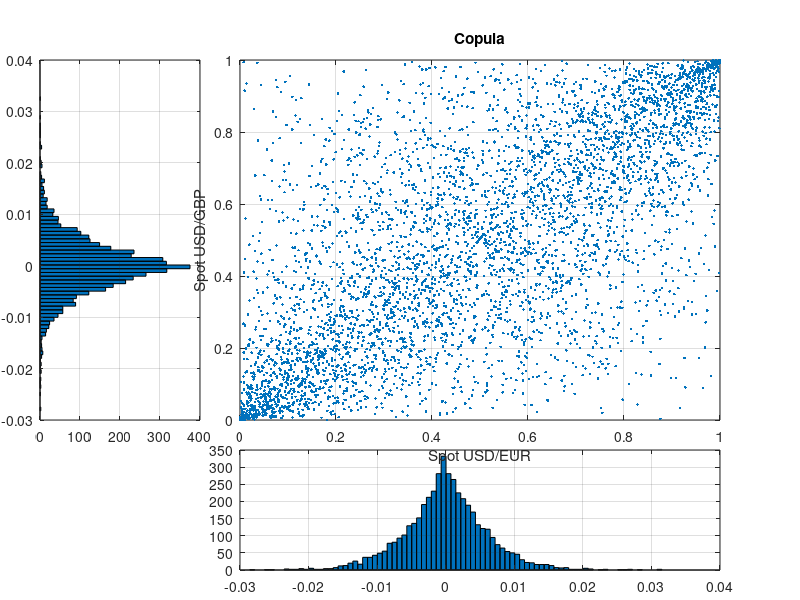

Source code (MATLAB):
% this script display the empirical copula of a set of market variables
% see "Risk and Asset Allocation"-Springer (2005), by A. Meucci

clc; clear; close all
%%%%%%%%%%%%%%%%%%%%%%%%%%%%%%%%%%%%%%%%%%%%%%%%%%%%%%%%%%%%%%%%%%%%%%%%%%%%%%%%%%%%%%%%%%%%%%%%%%%%%%%%%%%%%
% input parameters 
load db_FX 
Display=[1 2];  % 1 = Spot USD/EUR; 2 = Spot USD/GBP; 3 = Spot USD/JPY; 

%%%%%%%%%%%%%%%%%%%%%%%%%%%%%%%%%%%%%%%%%%%%%%%%%%%%%%%%%%%%%%%%%%%%%%%%%%%%%%%%%%%%%%%%%%%%%%%%%%%%%%%%%%%%%
X=log(Data(2:end,2:end))-log(Data(1:end-1,2:end)); 

% compute empirical copula by sorting
[NumObs,K]=size(X);
[W,C]=sort(X);
for k=1:K
    x=C(:,k);
    y=[1:NumObs];
    xi=[1:NumObs];
    yi = interp1(x,y,xi);
    Copula(:,k)=yi/(NumObs+1);
end

%%%%%%%%%%%%%%%%%%%%%%%%%%%%%%%%%%%%%%%%%%%%%%%%%%%%%%%%%%%%%%%%%%%%%%%%%%%%%%%%%%%%%%%%%%%%%%%%%%%%%%%%%%%%
% plots
%%%%%%%%%%%%%%%%%%%%%%%%%%%%%%%%%%%%%%%%%%%%%%%%%%%%%%%%%%%%%%%%%%%%%%%%%%%%%%%%%%%%%%%%%%%%%%%%%%%%%%%%%%%%

figure 
% marginals
NumBins=round(10*log(NumObs));

subplot('Position',[.05 .3 .2 .6]) 
[n,D]=hist(X(:,Display(2)),NumBins);
barh(D,n,1);
grid on

subplot('Position',[.3 .05 .6 .2]) 
[n,D]=hist(X(:,Display(1)),NumBins);
bar(D,n,1);
grid on

% scatter plot
subplot('Position',[.3 .3 .6 .6]) 
h=plot(Copula(:,Display(1)),Copula(:,Display(2)),'.');
grid on
title('Copula')
xlabel(num2str(Fields(Display(1)+1).Name));
ylabel(num2str(Fields(Display(2)+1).Name));